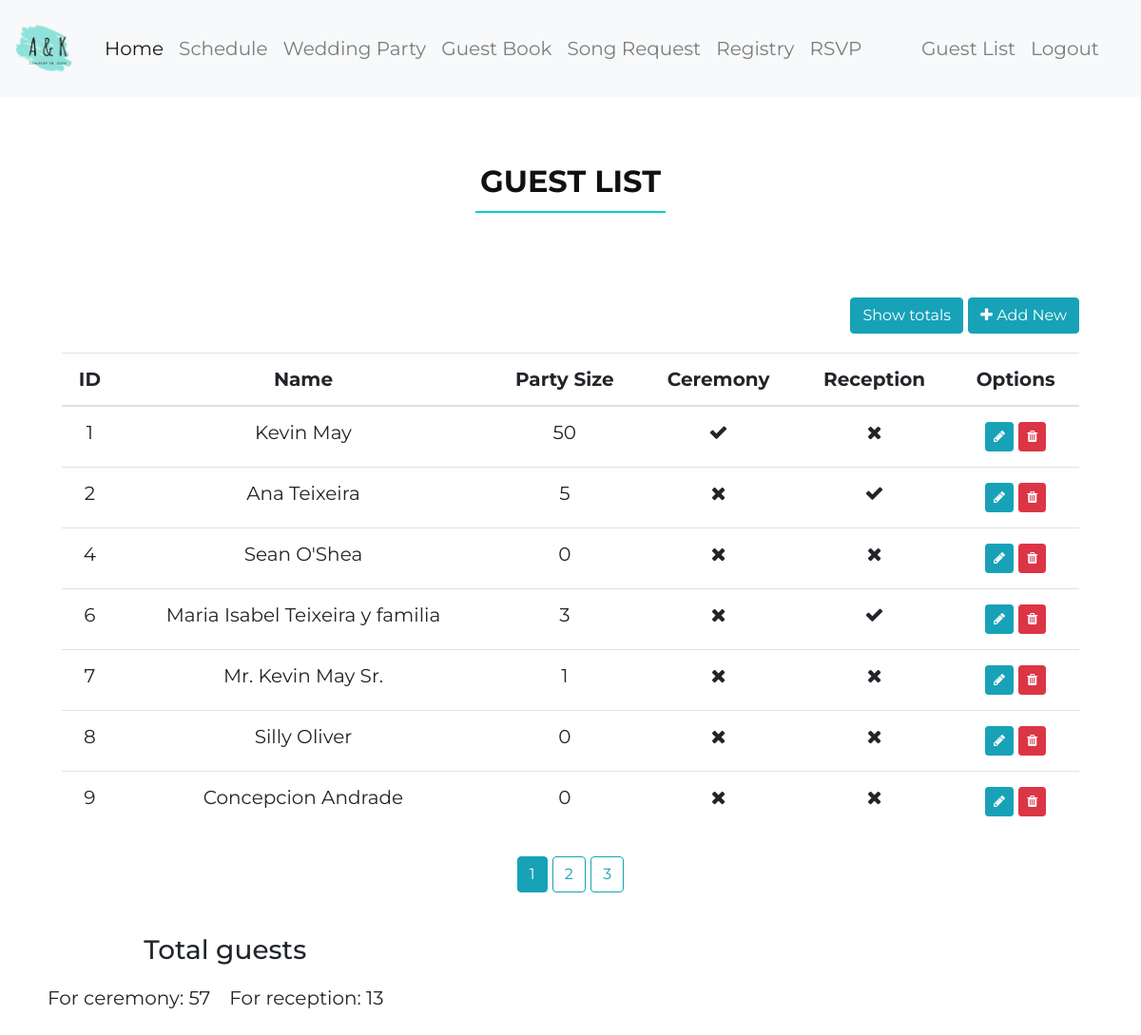
The app's page /guest-list (signed in), older data.
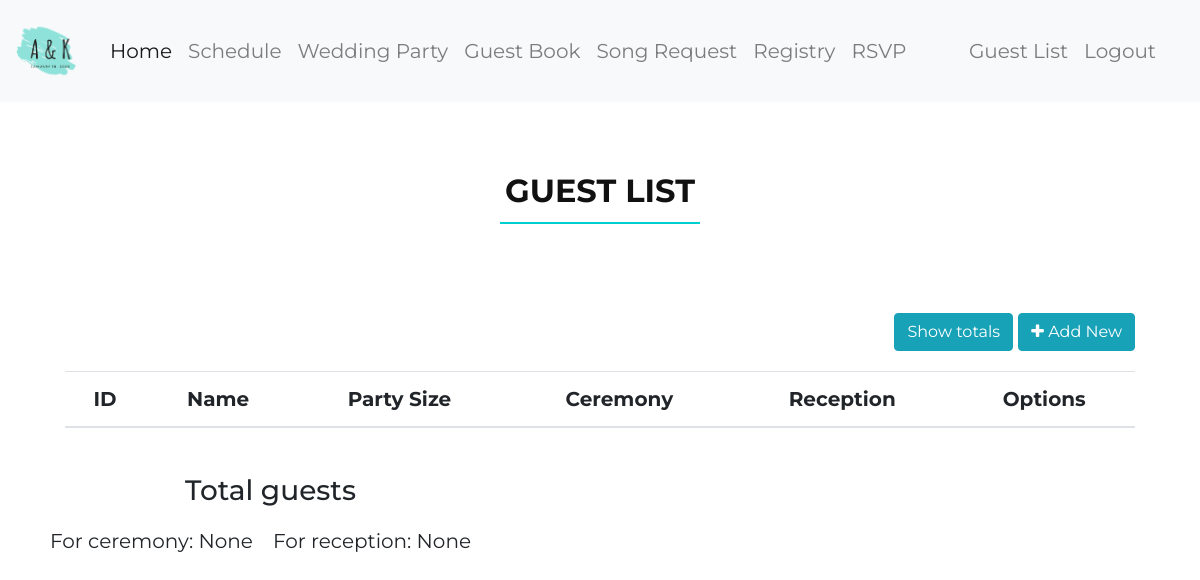
The same page, newer data.
### wedding/models.py (models this page shows, shortened)
class Invitation(db.Model):
    id = db.Column(db.Integer, primary_key=True)
    name = db.Column(db.String(100), nullable=False)
    party_size = db.Column(db.Integer, nullable=False, default=0)
    attending_to_ceremony = db.Column(db.Boolean, nullable=False, default=False)
    attending_to_reception = db.Column(db.Boolean, nullable=False, default=False)

### wedding/guests/routes.py (the view)
@guests.route("/guest-list")
@login_required
def guest_list():
    total_c = db.session.query(func.sum(Invitation.party_size)).filter(Invitation.attending_to_ceremony==True).one()[0]
    total_r = db.session.query(func.sum(Invitation.party_size)).filter(Invitation.attending_to_reception==True).one()[0]
    page = request.args.get('page', 1, type=int)
    invitations = Invitation.query.paginate(page=page, per_page=7)
    return render_template('guest_list.html', invitations=invitations, total_r=total_r, total_c=total_c)

### wedding/models.py (called while the page is built)
@login_manager.user_loader
def load_user(user_id):
    return User.query.get(int(user_id))

### wedding/templates/guest_list.html (shortened to what this page needs)
{% extends "layout.html" %}
{% block css %}
<link rel="stylesheet" href="{{ url_for('static', filename='lib/font-awesome/css/font-awesome.min.css') }}">
{% endblock css %}
{% block header %}
    <h2>Guest List</h2>
{% endblock header %}
{% block content %}
  <div class="wow fadeInUp">
    <div class="float-right">
      <button type="button" class="btn btn-info" data-toggle="modal" data-target="#totalsModal">
        Show totals
      </button>
      <a type="button" class="btn btn-info" href="{{ url_for('guests.new_invitation') }}"><i class="fa fa-plus"></i> Add New</a>
    </div>
    <div class="table-responsive">
      <table class="table">
      <thead>
        <tr>
          <th scope="col">ID</th>
          <th scope="col">Name</th>
          <th scope="col">Party Size</th>
          <th scope="col">Ceremony</th>
          <th scope="col">Reception</th>
          <th scope="col">Options</th>
        </tr>
      </thead>
      <tbody>
      {% for invitation in invitations.items %}
        <tr >
          <td>{{ invitation.id }}</td>
          <td>{{ invitation.name }}</td>
          <td>{{ invitation.party_size }}</td>
          <td>
            {% if invitation.attending_to_ceremony %}
              <i class="fa fa-check"></i>
            {% else %}
              <i class="fa fa-times"></i>
            {% endif %}
          </td>
          <td>
            {% if invitation.attending_to_reception %}
              <i class="fa fa-check"></i>
            {% else %}
              <i class="fa fa-times"></i>
            {% endif %}
          </td>
          <td>
            <a title="Edit" class="btn btn-info btn-sm mt-1 mb-1" href="{{ url_for('guests.update_invitation', invitation_id=invitation.id) }}"><i class="fa fa-pencil"></i></a>
            <a title="Delete" class="btn btn-danger btn-sm mt-1 mb-1" href="{{ url_for('guests.delete_invitation', invitation_id=invitation.id) }}"><i class="fa fa-trash"></i></a>
          </td>
        </tr>
      {% endfor %}
      </tbody>
      </table>
    </div>
    {% for page_num in invitations.iter_pages(left_edge=1, right_edge=1, left_current=1, right_current=2) %}
      {% if page_num %}
        {% if invitations.page == page_num %}
          <a class="btn btn-info mb-4" href="{{ url_for('guests.guest_list', page=page_num) }}">{{ page_num }}</a>
        {% else %}
          <a class="btn btn-outline-info mb-4" href="{{ url_for('guests.guest_list', page=page_num) }}">{{ page_num }}</a>
        {% endif %}
      {% else %}
        ...
      {% endif %}
    {% endfor %}
  </div>
        <div class="wow fadeInUp total-guests float-left">
  <h3>Total guests</h3>
    <div class="row justify-content-center"">
    <p>For ceremony: {{total_c}}</p>
    <p>     For reception: {{total_r}}</p>
  </div>
</div>
{% endblock content %}

### wedding/templates/layout.html (shortened to what this page needs)
<!DOCTYPE html>
<html lang="en">
<head>
  	<link rel="stylesheet" type="text/css" href="{{ url_for('static', filename='lib/bootstrap/css/bootstrap.min.css') }}">
  	<link rel="stylesheet" type="text/css" href="{{ url_for('static', filename='lib/animate/animate.min.css') }}">
  	{% block css %}{% endblock %}
	<link rel="stylesheet" type="text/css" href="{{ url_for('static', filename='css/main.css') }}">
</head>
<body>
	<header>
		<nav class="navbar navbar-expand-lg navbar-light bg-light">
			<a class="navbar-brand" href="#">
				<img src="{{ url_for('static', filename='img/logo.png') }}" width="60" height="60" alt="">
			 </a>
		  	<div class="collapse navbar-collapse" id="navbarText">
		    	<ul class="navbar-nav mr-auto">
		      		<li class="nav-item active">
		        		<a class="nav-link" href="/home">Home <span class="sr-only">(current)</span></a>
		      		</li>
		      		<li class="nav-item">
		        		<a class="nav-link" href="/schedule">Schedule</a>
		      		</li>
		      		<li class="nav-item">
		        		<a class="nav-link" href="/wedding-party">Wedding Party</a>
		      		</li>
		      		<li class="nav-item">
		        		<a class="nav-link" href="/guest-book">Guest Book</a>
		      		</li>
		      		<li class="nav-item">
		        		<a class="nav-link" href="/song-request">Song Request</a>
		      		</li>
		      		<li class="nav-item">
		        		<a class="nav-link" href="/registry">Registry</a>
		      		</li>
		      		<li class="nav-item">
		        		<a class="nav-link" href="/rsvp">RSVP</a>
		      		</li>
		    	</ul>
		    	{% if current_user.is_authenticated %}
		    		<div class="navbar-nav">
			    		<a class="nav-item nav-link" href="{{ url_for('guests.guest_list') }}">Guest List </a>
			    		<a class="nav-item nav-link" href="{{ url_for('users.logout') }}">Logout </a>
		    		</div>
		    	{% else %}
			    	<span class="navbar-text d-none d-lg-block">
			      		#MAYdForEachOther
			    	</span>
			    {% endif %}
		  	</div>
		</nav>
	</header>
	<div>
		<main role="main" class="container">
  			<div class="section-header">
				{% block header %}{% endblock %}
			</div>
      		{% block content %}{% endblock %}
        </main>
	</div>
</body>
</html>

### wedding/static/css/main.css (style rules this page uses)
div { text-align: center; font-family: "Montserrat", sans-serif; font-size: 20px; border: 10px; padding: 10px; }
a { transition: 0.5s; }
.section-header { padding: 60px 0; }
.section-header h2 { font-size: 32px; color: #111; text-transform: uppercase; text-align: center; font-weight: 700; position: relative; padding-bottom: 15px; }
.section-header h2::before { content: ''; position: absolute; display: block; width: 200px; height: 2px; background: #00CED1; bottom: 1px; left: calc(50% - 100px); }
.modal-body p, .total-guests p { padding-right: 20px; text-align: center; }

Row changes from the older to the newer data that the page shows:
removed Invitation: id "1", name "Kevin May", party_size "50", attending_to_ceremony True (drawn), attending_to_reception False (drawn)
removed Invitation: id "2", name "Ana Teixeira", party_size "5", attending_to_ceremony False (drawn), attending_to_reception True (drawn)
removed Invitation: id "4", name "Sean O'Shea", party_size "0", attending_to_ceremony False (drawn), attending_to_reception False (drawn)
removed Invitation: id "6", name "Maria Isabel Teixeira y familia", party_size "3", attending_to_ceremony False (drawn), attending_to_reception True (drawn)
removed Invitation: id "7", name "Mr. Kevin May Sr.", party_size "1", attending_to_ceremony False (drawn), attending_to_reception False (drawn)
removed Invitation: id "8", name "Silly Oliver", party_size "0", attending_to_ceremony False (drawn), attending_to_reception False (drawn)
removed Invitation: id "9", name "Concepcion Andrade", party_size "0", attending_to_ceremony False (drawn), attending_to_reception False (drawn)
Text that changed along with them:
{{ total_c }}: "57" → "None"
{{ total_r }}: "13" → "None"
list line gone: "1"
list line gone: "2"
list line gone: "3"
